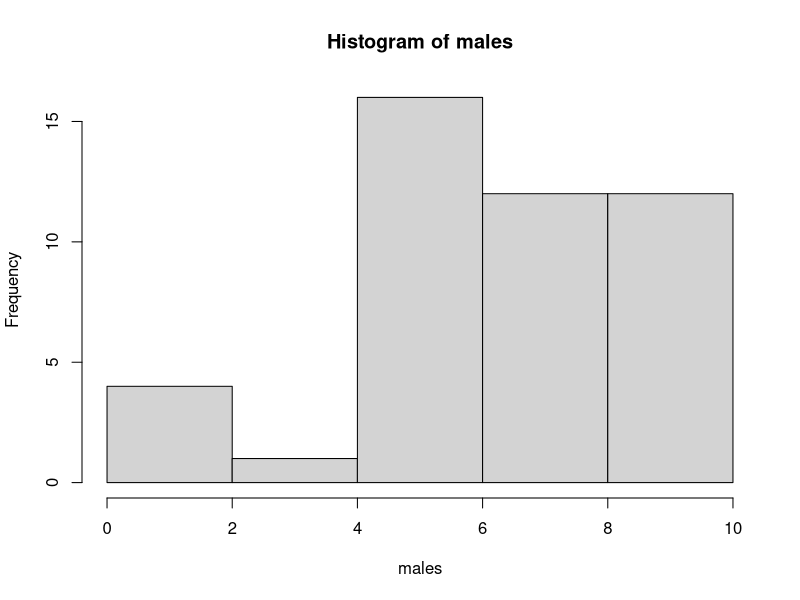
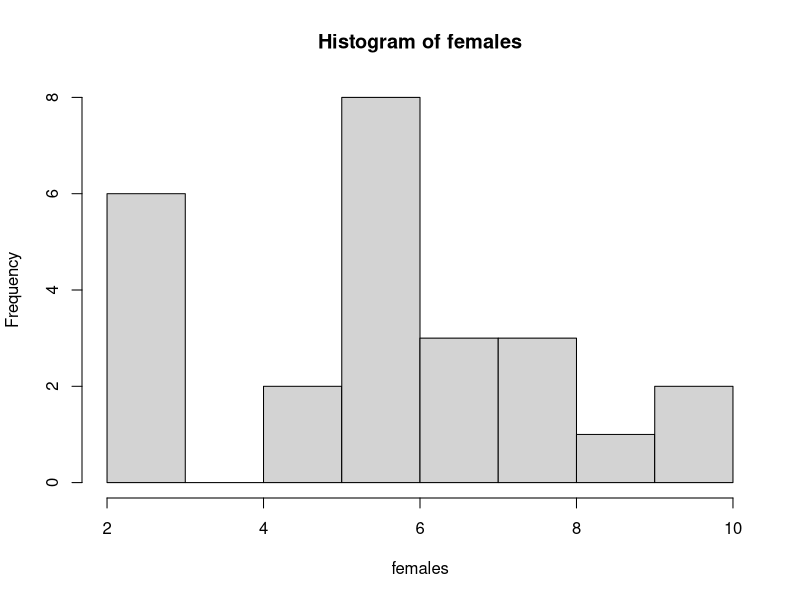

Generate these figures, in order, with R:
data <- read.csv("survey_data_2019.txt" , header=TRUE , sep='\t')
data <- data[complete.cases(data[,"prob"]),]
# We are going to use the variable X1bar - X2bar (x1bar avg value of males 
#, x2bar avg value of females)
males <- data[data$sex == 'M',]$prob
females <- data[data$sex == 'F',]$prob

#Examining the data
hist(males)
hist(females)
#No outliers and the distr looks normal enough

#Calculating sample size
nrow(data[data$sex == 'M',]) -> N1
nrow(data[data$sex == 'F',]) -> N2

#Calculating the sdeviastions of each male and female data
sd(males) -> s1
sd(females) -> s2

#sample sd
s <- s1/sqrt(N1) + s2/sqrt(N2)

mean(males) -> m1
mean(females) -> m2
#Null hypothesis is avg(males) == avg(females)
#Alternative hypothesis is avg(males) > avg(females)

#estimated value
m <- m1-m2
#hypothesized value
h <- 0
# Statistic  t test
t <-  ( m - 0 ) / s
# P - value ( with t test using Student t probabiliy function )
# and one sided significane test ( so input value is t)
pval <- pt(df= N1+N2 , -abs(t))
#pval is 0.1591045 so the null hypothesis is not rejected with
#significance level 5%
message("Pvalue = ", pval)
